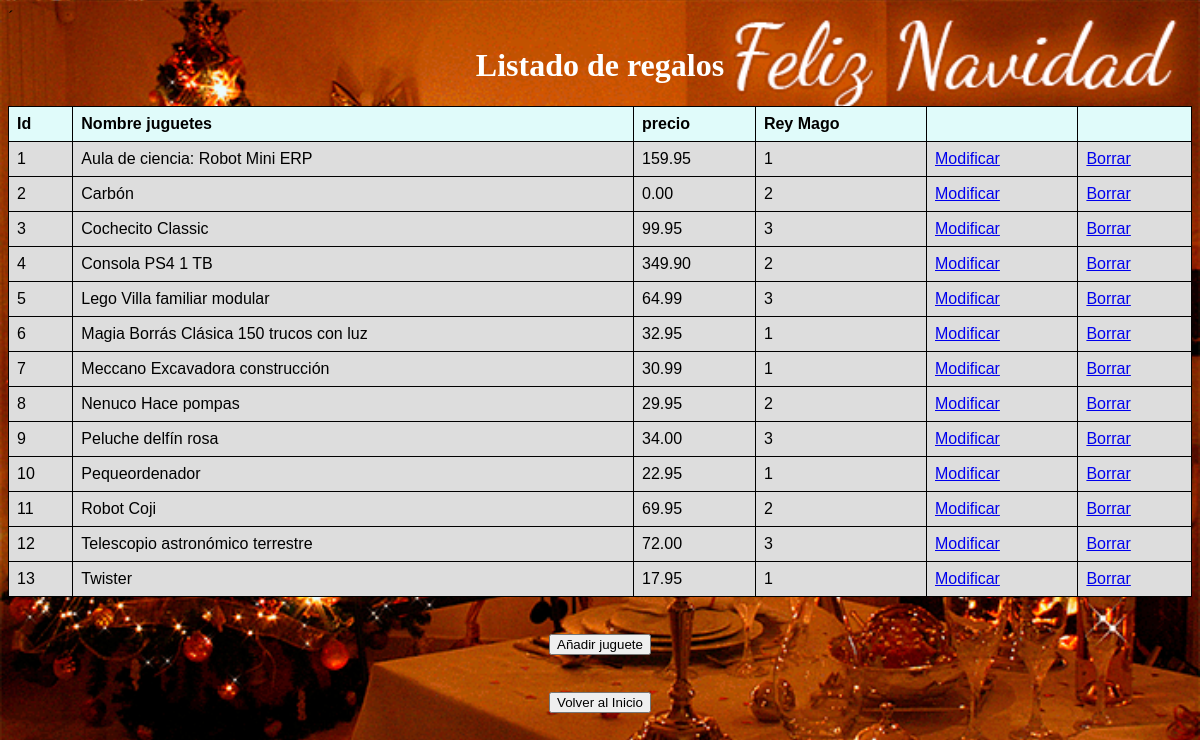
Page /regalos.php on the committed database.
### tables this page shows
CREATE TABLE `juguetes` (
  `idJuguete` int(11) NOT NULL,
  `nombreJuguete` varchar(45) NOT NULL,
  `precioJuguete` float(10,2) NOT NULL,
  `idReyFK` int(11) NOT NULL
);

### conexion.php (called while the page is built, shortened)
<?php
class conexion
{
    protected $conexion;
    public function __construct()
    {
        $servidor= 'localhost';
        $usuario= 'studium';
        $clave= 'studium__';
        $bd='studium_dws_p2';
        $this->conexion= new mysqli($servidor,$usuario,$clave,$bd);
        if(mysqli_connect_error())
        {
            die("Error al conectar");
        }
        else
        {
            return $this->conexion;
        }
    }
            public function juguetes(){
                $sql = "SELECT * FROM juguetes";
                return $this->conexion->query($sql);
             }
}
?>

### regalos.php (the view, shortened to what this page needs)
<?php
require_once('conexion.php');
$conexion = new conexion();
?>
<!DOCTYPE html>
<html>
    <head>´
    <link href="./estilosCSS.css" rel="stylesheet" type="text/css">
</head>
<body>
    <h1>Listado de regalos<h1>
        <table border="1">
         <thead>
            <tr>
                <th>Id</th>
                <th>Nombre juguetes</th>
                <th>precio</th>
                <th>Rey Mago</th>
                <th></th>
                <th></th>
            </tr>
        </thead>
        <tbody>
            <?php
            $filas = $conexion->juguetes();
            while ($fila=$filas->fetch_assoc())
            {
        ?>
            <tr>
                <td><?php echo $fila['idJuguete'];?></td>
                <td><?php echo $fila['nombreJuguete'];?></td>
                <td><?php echo $fila['precioJuguete'];?></td>
                <td><?php echo $fila['idReyFK'];?></td>
                <td><a href="modificarRegalo.php?id=<?php echo $fila['idJuguete'];?>">Modificar</a></td>
                <td><a href="borrarRegalo.php?id=<?php echo $fila['idJuguete'];?>">Borrar</a></td>
        <?php
            }
            ?>
</tbody>
    </table>
    <br>
    <a href="anadirRegalo.php"><button type= "button">Añadir juguete</button>
    <br>
    <br>
    <a href="index.php"><button type="button">Volver al Inicio</button>
</body>
</html>

### estilosCSS.css (style rules this page uses)
body { background-image:url(./img/portada.gif); background-size: 100% auto; height: 100%; }
h1 { color: #fff; }

### regalos.php (style rules this page uses)
table { font-family: arial, sans-serif; border-collapse: collapse; width: 100%; }
td, th { border: 1px solid #000; text-align: left; padding: 8px; }
h1 { text-align: center; }
td { background-color:#dddddd; }
th { background-color:#E0FBFA; }

### rows in the picture
juguetes: idJuguete "1", nombreJuguete "Aula de ciencia: Robot Mini ERP", precioJuguete "159.95", idReyFK "1"
juguetes: idJuguete "2", nombreJuguete "Carbón", precioJuguete "0.00", idReyFK "2"
juguetes: idJuguete "3", nombreJuguete "Cochecito Classic", precioJuguete "99.95", idReyFK "3"
juguetes: idJuguete "4", nombreJuguete "Consola PS4 1 TB", precioJuguete "349.90", idReyFK "2"
juguetes: idJuguete "5", nombreJuguete "Lego Villa familiar modular", precioJuguete "64.99", idReyFK "3"
juguetes: idJuguete "6", nombreJuguete "Magia Borrás Clásica 150 trucos con luz", precioJuguete "32.95", idReyFK "1"
juguetes: idJuguete "7", nombreJuguete "Meccano Excavadora construcción", precioJuguete "30.99", idReyFK "1"
juguetes: idJuguete "8", nombreJuguete "Nenuco Hace pompas", precioJuguete "29.95", idReyFK "2"
juguetes: idJuguete "9", nombreJuguete "Peluche delfín rosa", precioJuguete "34.00", idReyFK "3"
juguetes: idJuguete "10", nombreJuguete "Pequeordenador", precioJuguete "22.95", idReyFK "1"
juguetes: idJuguete "11", nombreJuguete "Robot Coji", precioJuguete "69.95", idReyFK "2"
juguetes: idJuguete "12", nombreJuguete "Telescopio astronómico terrestre", precioJuguete "72.00", idReyFK "3"
juguetes: idJuguete "13", nombreJuguete "Twister", precioJuguete "17.95", idReyFK "1"
